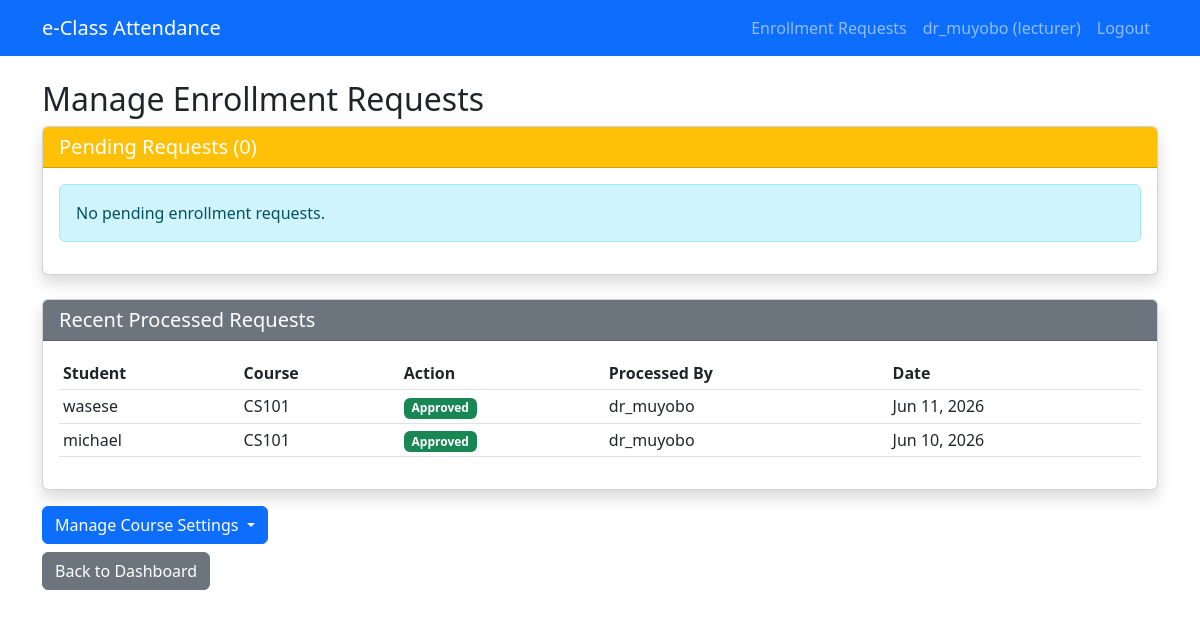
/lecturer/enrollments/ (signed in), run on the app's committed database.
### attendance/models.py (models this page shows, shortened)
class User(AbstractUser):
    ROLE_CHOICES = (
        ('student', 'Student'),
        ('lecturer', 'Lecturer'),
        ('admin', 'Faculty Admin'),
    )
    role = models.CharField(max_length=20, choices=ROLE_CHOICES, default='student')
    phone = models.CharField(max_length=15, blank=True)
    email = models.EmailField(blank=True, null=True)

class EnrollmentRequest(models.Model):
    STATUS_CHOICES = (
        ('pending', 'Pending'),
        ('approved', 'Approved'),
        ('rejected', 'Rejected'),
    )
    student = models.ForeignKey(User, on_delete=models.CASCADE, limit_choices_to={'role': 'student'}, related_name='enrollment_requests')
    course = models.ForeignKey(Course, on_delete=models.CASCADE, related_name='enrollment_requests')
    status = models.CharField(max_length=20, choices=STATUS_CHOICES, default='pending')
    requested_at = models.DateTimeField(auto_now_add=True)
    processed_at = models.DateTimeField(null=True, blank=True)
    processed_by = models.ForeignKey(User, on_delete=models.SET_NULL, null=True, blank=True, related_name='processed_enrollments')
    notes = models.TextField(blank=True)
    class Meta:
        unique_together = ('student', 'course')
        ordering = ['-requested_at']

class Course(models.Model):
    code = models.CharField(max_length=20, unique=True)
    name = models.CharField(max_length=100)
    lecturer = models.ForeignKey(User, on_delete=models.SET_NULL, null=True, limit_choices_to={'role': 'lecturer'})
    students = models.ManyToManyField(User, related_name='courses', limit_choices_to={'role': 'student'})
    enrollment_open = models.BooleanField(default=True)
    auto_approve = models.BooleanField(default=False)
    description = models.TextField(blank=True)
    capacity = models.PositiveIntegerField(default=0)
    prerequisites = models.ManyToManyField('self', symmetrical=False, blank=True)

### attendance/views.py (the view, shortened to what this page needs)
# urls.py: path('lecturer/enrollments/', views.manage_enrollments, name='manage_enrollments'),
@login_required
def manage_enrollments(request):
    if request.user.role != 'lecturer':
        messages.error(request, 'Access denied')
        return redirect('dashboard')
    pending_requests = EnrollmentRequest.objects.filter(
        course__lecturer=request.user,
        status='pending'
    ).select_related('student', 'course')
    processed_requests = EnrollmentRequest.objects.filter(
        course__lecturer=request.user
    ).exclude(
        status='pending'
    ).select_related('student', 'course')[:20]
    context = {
        'pending_requests': pending_requests,
        'processed_requests': processed_requests,
    }
    return render(request, 'attendance/manage_enrollments.html', context)

### attendance/templates/attendance/manage_enrollments.html (shortened to what this page needs)
{% extends 'base.html' %}
{% block content %}
<h2>Manage Enrollment Requests</h2>
<div class="card shadow mb-4">
    <div class="card-header bg-warning text-white">
        <h5 class="mb-0"> Pending Requests ({{ pending_requests.count }})</h5>
    </div>
    <div class="card-body">
        {% if pending_requests %}
        <div class="table-responsive">
            <table class="table table-hover">
                <thead>
                    <tr>
                        <th>Student</th>
                        <th>Course</th>
                        <th>Requested On</th>
                        <th>Student Info</th>
                        <th>Actions</th>
                    </tr>
                </thead>
                <tbody>
                    {% for req in pending_requests %}
                    <tr>
                        <td>
                            <strong>{{ req.student.username }}</strong><br>
                            <small class="text-muted">{{ req.student.email }}</small>
                        </td>
                        <td>
                            <strong>{{ req.course.code }}</strong><br>
                            <small>{{ req.course.name }}</small>
                        </td>
                        <td>{{ req.requested_at|date:"M d, Y H:i" }}</td>
                        <td>
                            <button type="button" class="btn btn-sm btn-info" data-bs-toggle="modal" data-bs-target="#studentModal{{ req.id }}">
                                <i class="fas fa-user"></i> View
                            </button>
                        </td>
                        <td>
                            <form method="post" class="d-inline">
                                {% csrf_token %}
                                <input type="hidden" name="request_id" value="{{ req.id }}">
                                <input type="hidden" name="action" value="approve">
                                <button type="submit" class="btn btn-sm btn-success"
                                        {% if req.course.is_full %}disabled{% endif %}>
                                    <i class="fas fa-check"></i> Approve
                                </button>
                            </form>
                            <button type="button" class="btn btn-sm btn-danger" data-bs-toggle="modal" data-bs-target="#rejectModal{{ req.id }}">
                                <i class="fas fa-times"></i> Reject
                            </button>
                        </td>
                    </tr>
                    <div class="modal fade" id="studentModal{{ req.id }}" tabindex="-1">
                        <div class="modal-dialog">
                            <div class="modal-content">
                                <div class="modal-header bg-info text-white">
                                    <h5 class="modal-title">Student Information</h5>
                                    <button type="button" class="btn-close" data-bs-dismiss="modal"></button>
                                </div>
                                <div class="modal-body">
                                    <p><strong>Username:</strong> {{ req.student.username }}</p>
                                    <p><strong>Email:</strong> {{ req.student.email }}</p>
                                    <p><strong>Phone:</strong> {{ req.student.phone|default:"Not provided" }}</p>
                                    <p><strong>Other Courses:</strong></p>
                                    <ul>
                                        {% for course in req.student.courses.all %}
                                        <li>{{ course.code }} - {{ course.name }}</li>
                                        {% empty %}
                                        <li>No other courses</li>
                                        {% endfor %}
                                    </ul>
                                </div>
                                <div class="modal-footer">
                                    <button type="button" class="btn btn-secondary" data-bs-dismiss="modal">Close</button>
                                </div>
                            </div>
                        </div>
                    </div>
                    <div class="modal fade" id="rejectModal{{ req.id }}" tabindex="-1">
                        <div class="modal-dialog">
                            <div class="modal-content">
                                <div class="modal-header bg-danger text-white">
                                    <h5 class="modal-title">Reject Enrollment Request</h5>
                                    <button type="button" class="btn-close" data-bs-dismiss="modal"></button>
                                </div>
                                <form method="post">
                                    {% csrf_token %}
                                    <div class="modal-body">
                                        <input type="hidden" name="request_id" value="{{ req.id }}">
                                        <input type="hidden" name="action" value="reject">
                                        <p>Reject enrollment for <strong>{{ req.student.username }}</strong> in <strong>{{ req.course.code }}</strong></p>
                                        <div class="mb-3">
                                            <label for="notes" class="form-label">Reason (Optional):</label>
                                            <textarea name="notes" class="form-control" rows="3" placeholder="Explain why the request is being rejected..."></textarea>
                                        </div>
                                    </div>
                                    <div class="modal-footer">
                                        <button type="button" class="btn btn-secondary" data-bs-dismiss="modal">Cancel</button>
                                        <button type="submit" class="btn btn-danger">Confirm Rejection</button>
                                    </div>
                                </form>
                            </div>
                        </div>
                    </div>
                    {% endfor %}
                </tbody>
            </table>
        </div>
        {% else %}
        <div class="alert alert-info">No pending enrollment requests.</div>
        {% endif %}
    </div>
</div>
{% if processed_requests %}
<div class="card shadow">
    <div class="card-header bg-secondary text-white">
        <h5 class="mb-0"> Recent Processed Requests</h5>
    </div>
    <div class="card-body">
        <div class="table-responsive">
            <table class="table table-sm">
                <thead>
                    <tr>
                        <th>Student</th>
                        <th>Course</th>
                        <th>Action</th>
                        <th>Processed By</th>
                        <th>Date</th>
                    </tr>
                </thead>
                <tbody>
                    {% for req in processed_requests %}
                    <tr>
                        <td>{{ req.student.username }}</td>
                        <td>{{ req.course.code }}</td>
                        <td>
                            {% if req.status == 'approved' %}
                            <span class="badge bg-success">Approved</span>
                            {% else %}
                            <span class="badge bg-danger">Rejected</span>
                            {% endif %}
                        </td>
                        <td>{{ req.processed_by.username }}</td>
                        <td>{{ req.processed_at|date:"M d, Y" }}</td>
                    </tr>
                    {% endfor %}
                </tbody>
            </table>
        </div>
    </div>
</div>
{% endif %}
<div class="mt-3">
    <div class="dropdown d-inline-block">
        <button class="btn btn-primary dropdown-toggle" type="button" id="courseSettingsDropdown" data-bs-toggle="dropdown">
             Manage Course Settings
        </button>
    </div>
</div>
<div class="mt-2">
    <a href="{% url 'dashboard' %}" class="btn btn-secondary">
         Back to Dashboard
    </a>
</div>
{% endblock %}

### templates/base.html (shortened to what this page needs)
<!DOCTYPE html>
<html>
<head>
    <link href="https://cdn.jsdelivr.net/npm/bootstrap@5.3.0/dist/css/bootstrap.min.css" rel="stylesheet">
</head>
<body>
<nav class="navbar navbar-expand-lg navbar-dark bg-primary">
    <div class="container">
        <a class="navbar-brand" href="{% url 'dashboard' %}"> e-Class Attendance</a>
        <div class="collapse navbar-collapse" id="navbarNav">
            <ul class="navbar-nav ms-auto">
                {% if user.is_authenticated %}
                    {% if user.role == 'student' %}
                    <li class="nav-item">
                        <a class="nav-link" href="{% url 'browse_courses' %}">
                            <i class="fas fa-book"></i> Browse Courses
                        </a>
                    </li>
                    <li class="nav-item">
                        <a class="nav-link" href="{% url 'my_courses' %}">
                            <i class="fas fa-graduation-cap"></i> My Courses
                        </a>
                    </li>
                    {% elif user.role == 'lecturer' %}
                    <li class="nav-item">
                        <a class="nav-link" href="{% url 'manage_enrollments' %}">
                             Enrollment Requests
                        </a>
                    </li>
                    {% elif user.role == 'admin' %}
                    <li class="nav-item">
                        <a class="nav-link" href="{% url 'all_enrollments' %}">
                            <i class="fas fa-chart-line"></i> All Enrollments
                        </a>
                    </li>
                    {% endif %}
                    <li class="nav-item">
                        <span class="nav-link">{{ user.username }} ({{ user.role }})</span>
                    </li>
                    <li class="nav-item">
                        <a class="nav-link" href="{% url 'logout' %}">
                             Logout
                        </a>
                    </li>
                {% endif %}
            </ul>
        </div>
    </div>
</nav>
<div class="container mt-4">
    {% block content %}{% endblock %}
</div>
</body>
</html>

### data on the page
User: username "dr_muyobo", role "lecturer"
EnrollmentRequest: student.username "wasese", course.code "CS101", status "Approved", processed_by.username "dr_muyobo", processed_at "Jun 11, 2026"
EnrollmentRequest: student.username "michael", course.code "CS101", status "Approved", processed_by.username "dr_muyobo", processed_at "Jun 10, 2026"

### other printed values
{{ pending_requests.count }} "0"
